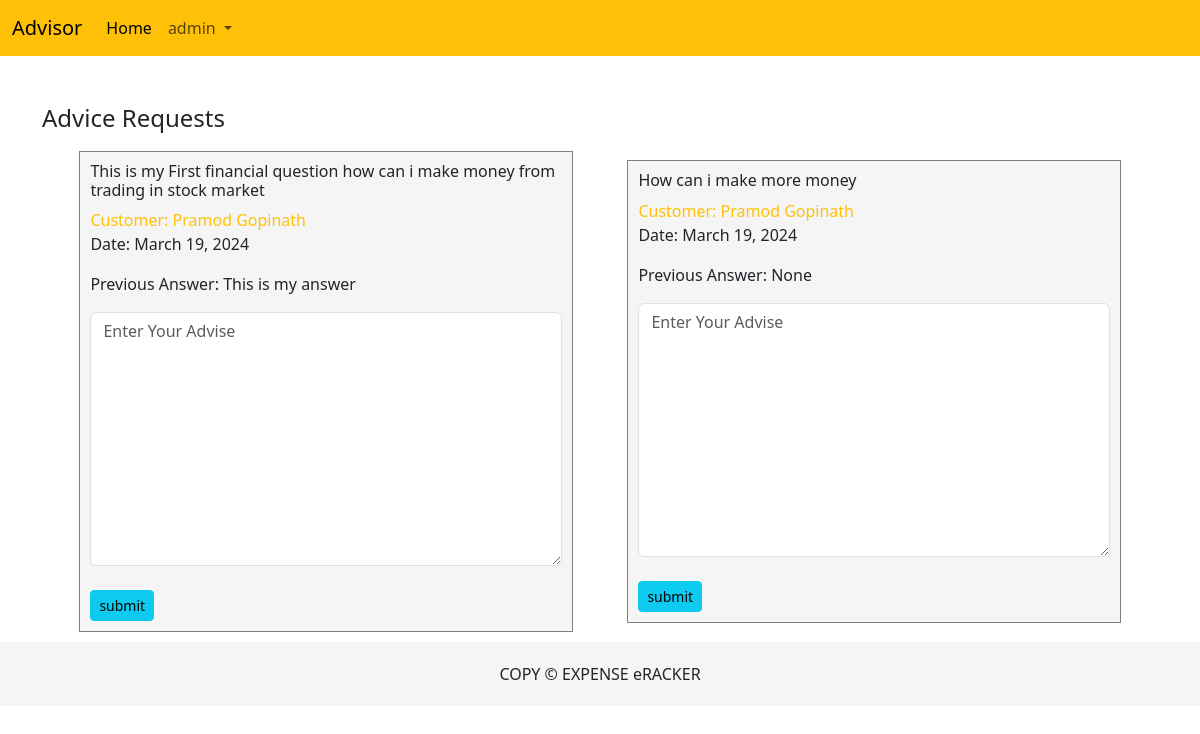
The app's page /AdvisorIndex (signed in) with its own data.
### Home/models.py (models this page shows)
class Advice(models.Model):
	date = models.DateField(auto_now_add= True)
	question = models.CharField(max_length = 255)
	advice = models.TextField(max_length = 500, null = True)
	user = models.ForeignKey(User, on_delete = models.CASCADE)
	advisor = models.PositiveBigIntegerField(null = True)

### Home/views.py (the view)
# urls.py: path("AdvisorIndex",views.AdvisorIndex,name="AdvisorIndex"),
def AdvisorIndex(request):
    advise = Advice.objects.all()
    context = {
        "advise":advise
    }
    return render(request,'advisorindex.html',context)

### templates/advisorindex.html (shortened to what this page needs)
<!DOCTYPE html>
{% load static %}
<html lang="en">
<head>
    <link href="https://cdn.jsdelivr.net/npm/bootstrap@5.3.3/dist/css/bootstrap.min.css" rel="stylesheet">
</head>
<body>
    <nav class="navbar navbar-expand-lg navbar-warning bg-warning">
        <div class="container-fluid">
          <a class="navbar-brand" href="{%url 'Index' %}">Advisor</a>
          <div class="collapse navbar-collapse" id="navbarSupportedContent">
            <ul class="navbar-nav me-auto mb-2 mb-lg-0">
              <li class="nav-item">
                <a class="nav-link active" aria-current="page" href="{%url 'Index' %}">Home</a>
              </li>
              <li class="nav-item dropdown">
                <a class="nav-link dropdown-toggle" href="#" id="navbarDropdown" role="button" data-bs-toggle="dropdown" aria-expanded="false">
                  {{request.user}}
                </a>
              </li>
            </ul>
          </div>
        </div>
      </nav>
<div class="container mt-5">
    <h4>Advice Requests</h4>
    <div class="content">
        {% for adv in advise %}
        <div class="items">
            <h6>{{adv.question}}</h6>
            <span class="text-warning">Customer: {{adv.user.first_name}}</span>
            <p>Date: {{adv.date}}</p>
            <p>Previous Answer: {{adv.advice}} </p>
            <form action="{%url 'Advisoranswer' adv.id %}" method="post">
            <textarea name="advise" id="" required cols="30" rows="10" class="form-control" placeholder="Enter Your Advise"></textarea>
            <br>
            <button class="btn btn-info btn-sm" type="submit">submit</button>
            </form>
        </div>
        {% endfor %}
    </div>
</div>
     <div class="footer">
        COPY &COPY; EXPENSE eRACKER
     </div>
</body>
</html>

### templates/advisorindex.html (style rules this page uses)
.footer { padding: 20px; text-align: center; background-color: whitesmoke; }
.content { display: flex; flex-wrap: wrap; padding: 10px; justify-content: space-evenly; }
.content .items { width:45%; padding: 10px; margin: auto; border: .5px solid gray; background-color: whitesmoke; box-sizing: border-box; }

### records on screen
Advice: question "This is my First financial question how can i make money from trading in stock market", user.first_name "Pramod Gopinath", date "March 19, 2024", advice "This is my answer"
Advice: question "How can i make more money", user.first_name "Pramod Gopinath", date "March 19, 2024", advice "None"

### other values on screen
{{ request.user }} "admin"
